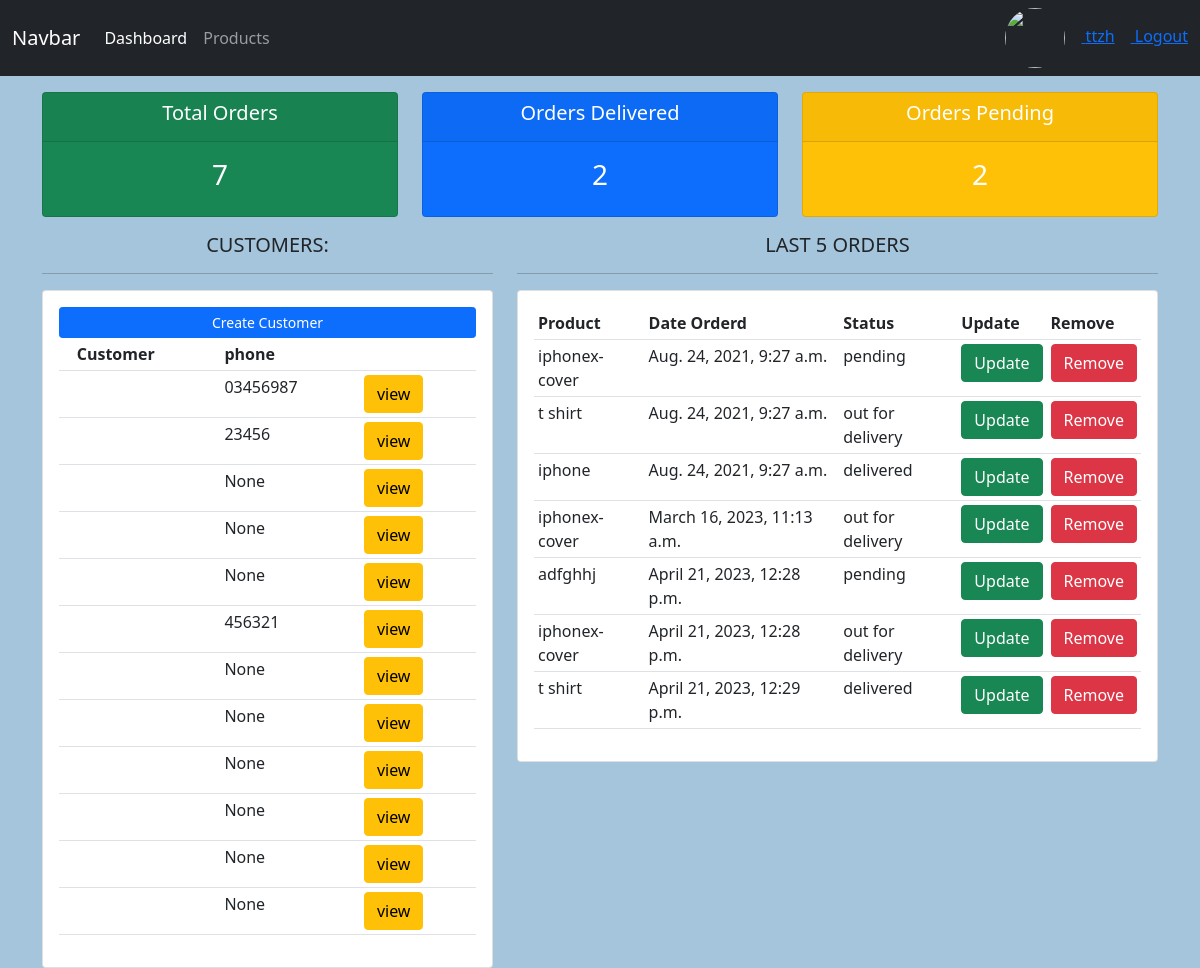
The app's page / (signed in) with its own data.
### accounts/models.py (models this page shows, shortened)
class Customer(models.Model):
    user = models.OneToOneField(User, on_delete=models.CASCADE, null=True)
    profile_pic = models.ImageField(null= True, blank=True, upload_to="static/profiles", default="static/profiles/default.jpg")
    email = models.CharField(max_length=200, null=True)
    phone = models.CharField(max_length=200, null=True)
    created_at = models.DateTimeField(auto_now_add=True)

class Order(models.Model):
    status = (
        ('pending', 'Pending'),
        ('out for delivery', 'Out For Delivery'),
        ('delivered', 'Delivered')
    )
    customer = models.ForeignKey(Customer, null=True, on_delete=models.SET_NULL)
    product = models.ForeignKey(Product, null=True, on_delete=models.SET_NULL)
    created_at = models.DateTimeField(auto_now_add=True)
    status = models.CharField(max_length=200, null=True, choices=status)

class Product(models.Model):
    category = (
        ('indoor', 'In Door'),
        ('outdoor', 'Out Door')
    )
    name = models.CharField(max_length=2000, null=True)
    price = models.FloatField(null=True)
    category = models.CharField(max_length=2000, null=True, choices= category)
    description = models.CharField(max_length=2000, null=True, blank=True)
    created_at = models.DateTimeField(auto_now_add=True)
    tags = models.ManyToManyField(Tag)

### accounts/decorators.py (the view)
    def wrapper(request):
        if request.user.groups.first().name == 'admin':
            return view_fun(request)
        if request.user.groups.first().name == 'customer':
            return redirect('/customer_profile')

### accounts/views.py (called while the page is built)
@login_required(login_url='/login') #if login, return dashbord. If not login , redirect to login page
@admin_only
def dashboard(request):
    customers = Customer.objects.all()
    orders = Order.objects.all()
    total = orders.count()
    delivered = Order.objects.filter(status="delivered").count()
    pending = Order.objects.filter(status="pending").count()
    return render(request, 'accounts/dashboard.html', {
        'customers' : customers,
        'orders' : orders,
        'total' : total,
        'delivered' : delivered,
        'pending': pending
    })

### accounts/templates/accounts/dashboard.html
{% extends 'accounts/master.html' %}
{% block content %}
<div class="row">
	<div class="col">
		<div class="col-md">
			<div class="card text-center text-white  mb-3 bg-success">
			  	<div class="card-header">
			  		<h5 class="card-title">Total Orders</h5>
			  	</div>
			  	<div class="card-body">
			    	<h3 class="card-title">{{total}}</h3>
			  	</div>
			</div>
		</div>
	</div>
	<div class="col">
		<div class="col-md">
			<div class="card text-center text-white  mb-3  bg-primary">
			  	<div class="card-header">
			  		<h5 class="card-title">Orders Delivered</h5>
			  	</div>
			  	<div class="card-body">
			    	<h3 class="card-title">{{delivered}}</h3>
			  	</div>
			</div>
		</div>
	</div>
	<div class="col">
		<div class="col-md">
			<div class="card text-center text-white  mb-3  bg-warning">
			  	<div class="card-header">
			  		<h5 class="card-title">Orders Pending</h5>
			  	</div>
			  	<div class="card-body">
			    	<h3 class="card-title">{{pending}}</h3>
			  	</div>
			</div>
		</div>
	</div>
</div>
<div class="row">
	<div class="col-md-5">
		<h5 class="text-center">CUSTOMERS:</h5>
		<hr>
		<div class="card card-body">
			<a class="btn btn-primary  btn-sm btn-block" href="">Create Customer</a>
			<table class="table table-sm">
				<tr>
					<th></th>
					<th>Customer</th>
					<th>phone</th>
					<th></th>
				</tr>
				{% for customer in customers %}
				<tr>
					<td></td>
					<td>{{customer.name}}</td>
					<td>{{customer.phone}}</td>
					<td><a href="{% url 'customers.show' customer.id %}" class="btn btn-warning">view</a></td>
				</tr>
				{% endfor %}
			</table>
		</div>
	</div>
	<div class="col-md-7">
		<h5 class="text-center">LAST 5 ORDERS</h5>
		<hr>
		<div class="card card-body">
			<table class="table table-sm">
				<tr>
					<th>Product</th>
					<th>Date Orderd</th>
					<th>Status</th>
					<th>Update</th>
					<th>Remove</th>
				</tr>
				{% for order in orders %}
				<tr>
					<td>{{order.product.name}}</td>
					<td>{{order.created_at}}</td>
					<td>{{order.status}}</td>
					<td><a href="{% url 'order.update' order.id %}" class="btn btn-success">Update</a></td>
					<td><a href="{% url 'order.delete' order.id %}" class="btn btn-danger">Remove</a></td>
				</tr>
				{% endfor %}
			</table>
		</div>
	</div>
</div>
{% endblock content %}

### accounts/templates/accounts/master.html (shortened to what this page needs)
<!DOCTYPE html>
{% load static %}
<html lang="en">
<head>
    <link href="https://cdn.jsdelivr.net/npm/bootstrap@5.0.2/dist/css/bootstrap.min.css" rel="stylesheet">
    <link rel="stylesheet" href="{% static 'accounts/css/style.css' %}">
</head>
<body>
    {% include 'accounts/components/navbar.html' %}
    <div class="container mt-3">{% block content %}{% endblock content %}</div>
</body>
</html>

### accounts/templates/accounts/components/navbar.html (shortened to what this page needs)
<nav class="navbar navbar-expand-lg navbar-dark bg-dark">
    <div class="container-fluid">
        <a class="navbar-brand" href="#">Navbar</a>
        <div class="collapse navbar-collapse" id="navbarNav">
        <ul class="navbar-nav">
        {% if request.user.is_staff %}
            <li class="nav-item">
            <a class="nav-link active" aria-current="page" href="{% url 'dashboard' %}">Dashboard</a>
            </li>
            <li class="nav-item">
            <a class="nav-link" href="{% url 'products' %}">Products</a>
            </li>
        {% else %}
            <li class="nav-item">
            <a class="nav-link" href="{% url 'customers.customer_profile' %}">Profile</a>
            </li>
        {% endif %}
        </ul>
        </div>
        {% if request.user.is_authenticated %}
        <div class="text-white">
            <a href="{% url 'customers.customer_profile_setting' %}">
                <img src="/{{request.user.customer.profile_pic}}" width="60px" height="60px" style="border-radius:50%" class="me-3">
                <span class="me-3">{{request.user.username}}</span>
            </a>
            <a href="{% url 'logout' %}">Logout</a>
        </div>
        {% else %}
        <div class="text-white">
            <a href="{% url 'login' %}" class="me-3">Login</a>
            <a href="{% url 'register' %}">Register</a>
        </div>
        {% endif %}
    </div>
</nav>

### accounts/static/accounts/css/style.css (style rules this page uses)
body { background-color:rgb(164, 197, 219); }

### records on screen
Customer: phone "03456987"
Customer: phone "23456"
Customer: phone "None"
Customer: phone "None"
Customer: phone "None"
Customer: phone "456321"
Customer: phone "None"
Customer: phone "None"
Customer: phone "None"
Customer: phone "None"
Customer: phone "None"
Customer: phone "None"
Order: product.name "iphonex-cover", created_at "Aug. 24, 2021, 9:27 a.m.", status "pending"
Order: product.name "t shirt", created_at "Aug. 24, 2021, 9:27 a.m.", status "out for delivery"
Order: product.name "iphone", created_at "Aug. 24, 2021, 9:27 a.m.", status "delivered"
Order: product.name "iphonex-cover", created_at "March 16, 2023, 11:13 a.m.", status "out for delivery"
Order: product.name "adfghhj", created_at "April 21, 2023, 12:28 p.m.", status "pending"
Order: product.name "iphonex-cover", created_at "April 21, 2023, 12:28 p.m.", status "out for delivery"
Order: product.name "t shirt", created_at "April 21, 2023, 12:29 p.m.", status "delivered"

### other values on screen
{{ request.user.username }} "ttzh"
{{ total }} "7"
{{ delivered }} "2"
{{ pending }} "2"
